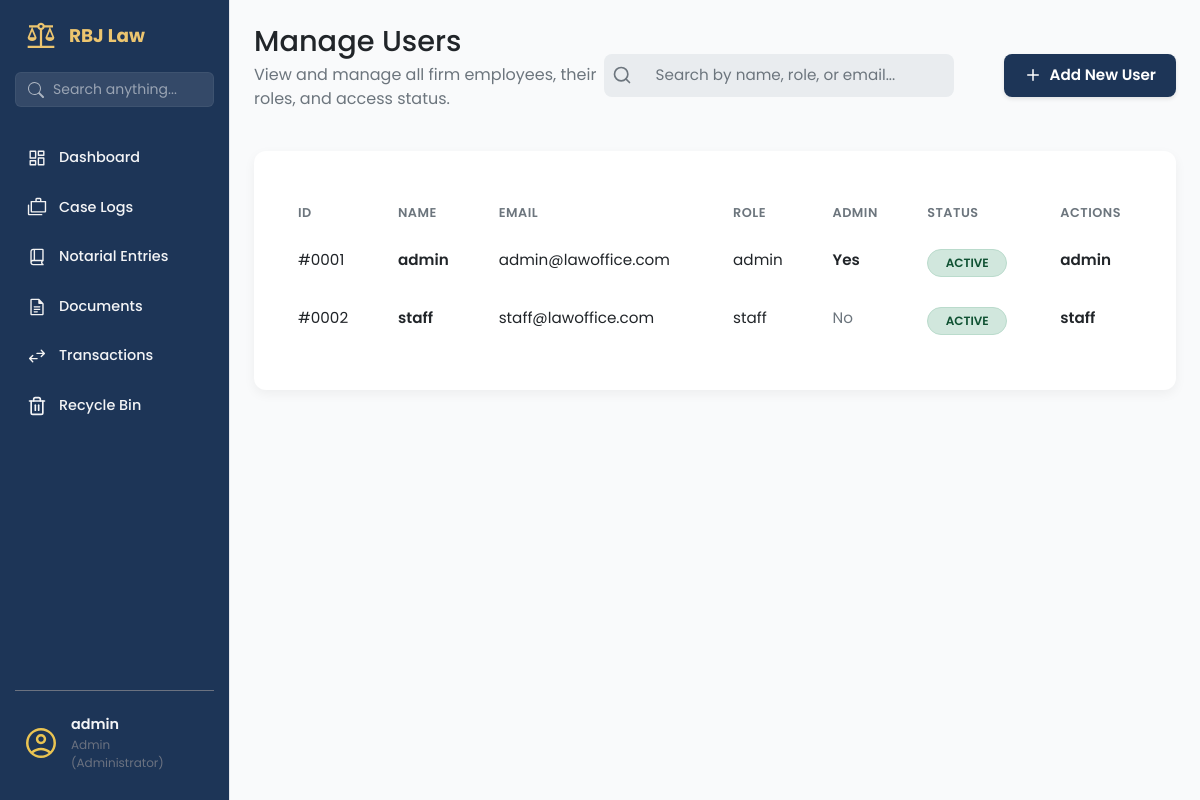
/admin/users (signed in), run on an earlier commit of the app's database.
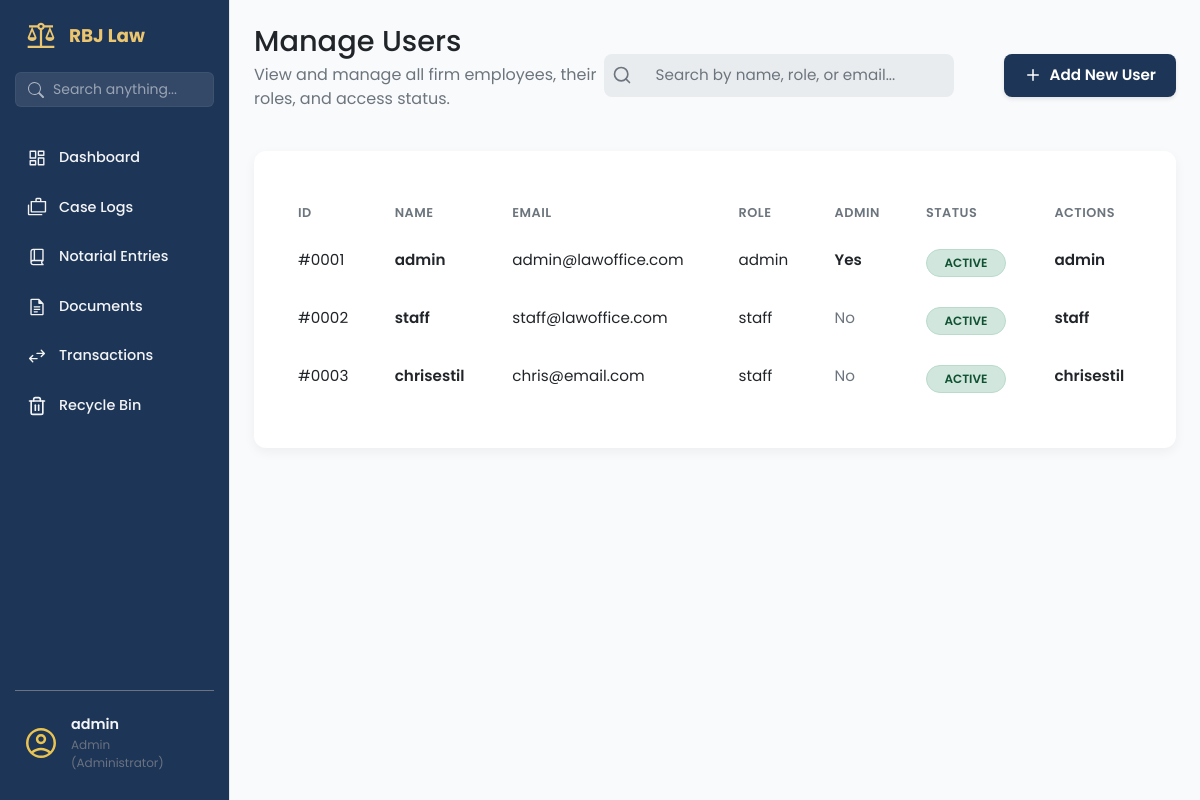
And on a later commit of the database.
### app/models/user_model.py (models this page shows, shortened)
class User(UserMixin, db.Model):
    __tablename__ = 'users'
    id = db.Column(db.Integer, primary_key=True)
    username = db.Column(db.String(80), unique=True, nullable=False, index=True)
    email = db.Column(db.String(120), unique=True, nullable=False)
    password_hash = db.Column(db.String(128), nullable=False)
    contact_number = db.Column(db.String(20), nullable=True)
    role = db.Column(db.String(50), default='attorney', nullable=False)
    is_active = db.Column(db.Boolean, default=True, nullable=False)
    is_admin = db.Column(db.Boolean, default=False, nullable=False)
    created_at = db.Column(db.DateTime, default=datetime.utcnow)
    updated_at = db.Column(db.DateTime, default=datetime.utcnow, onupdate=datetime.utcnow)

### app/routes/admin_profile_routes.py (the view)
@admin_bp.route('/users')
@login_required
def manage_users_page():
    if not current_user.is_admin:
        abort(403) # Forbidden
    users = get_all_users()
    return render_template('manage_users.html', users=users)

### app/services/user_service.py (called while the page is built)
def get_all_users():
    try:
        return User.query.all()
    except SQLAlchemyError as e:
        logging.error(f"Error fetching all users: {e}")
        return []

### app/templates/manage_users.html (shortened to what the changed rows need)
{% extends 'base.html' %}
{% block content %}
<main class="dashboard-content">
    <header class="dashboard-header">
        <div>
            <h1>Manage Users</h1>
        </div>
    </header>
    <section class="content-section">
        <div class="data-card">
            <div class="table-wrapper">
                <table class="table user-table">
                    <colgroup>
                    </colgroup>
                    <thead>
                        <tr>
                            <th>ID</th>
                            <th>Name</th>
                            <th>Email</th>
                            <th>Role</th>
                            <th>Admin</th>
                            <th>Status</th>
                            <th>Actions</th>
                        </tr>
                    </thead>
                    <tbody>
                        {% for user in users %}
                        <tr>
                            <td>#{{ '%04d' | format(user.id) }}</td>
                            <td>
                                <a href="{{ url_for('admin.edit_user', user_id=user.id) }}" class="table-link">{{
                                    user.username }}</a>
                            </td>
                            <td>{{ user.email }}</td>
                            <td>{{ user.role }}</td>
                            <td>
                                {% if user.is_admin %}
                                <span style="color: var(--color-success); font-weight: 600;">Yes</span>
                                {% else %}
                                <span style="color: var(--color-text-secondary);">No</span>
                                {% endif %}
                            </td>
                            <td>
                                {% if user.is_active %}
                                <span class="status-tag status-tag--active">Active</span>
                                {% else %}
                                <span class="status-tag status-tag--inactive">Inactive</span>
                                {% endif %}
                            </td>
                            <td>
                                <a href="{{ url_for('admin.edit_user', user_id=user.id) }}" class="table-link">{{
                                    user.username }}</a>
                            </td>
                        </tr>
                        {% endfor %}
                    </tbody>
                </table>
            </div>
        </div>
    </section>
</main>
{% endblock content %}

### app/templates/base.html (shortened to what the changed rows need)
<!DOCTYPE html>
<html lang="en">
<head>
    <link rel="stylesheet" href="{{ url_for('static', filename='vendor/bootstrap/css/bootstrap.min.css') }}">
    <link rel="stylesheet" href="{{ url_for('static', filename='css/main.css') }}">
    <link rel="stylesheet" href="{{ url_for('static', filename='css/sidebar.css') }}">
</head>
<body>
    <aside class="sidebar">
        <div class="sidebar-header">
            <h2>RBJ Law</h2>
        </div>
        <div class="sidebar-footer">
            <button class="avatar-btn" id="avatarBtn">
                <div class="user-info">
                    <span class="user-name">
                        {{ current_user.username }}
                    </span>
                    <span class="user-role">
                        {{ current_user.role|title }}
                        {% if current_user.is_admin %} (Administrator){% endif %}
                    </span>
                </div>
            </button>
        </div>
    </aside>
    <div class="page-container">
        {% block content %}
        {% endblock %}
    </div>
</body>
</html>

What changed in the data, as far as the page shows it:
added User: id "0003", username "chrisestil", email "chris@email.com", role "staff", is_admin "No", is_active "ACTIVE"
